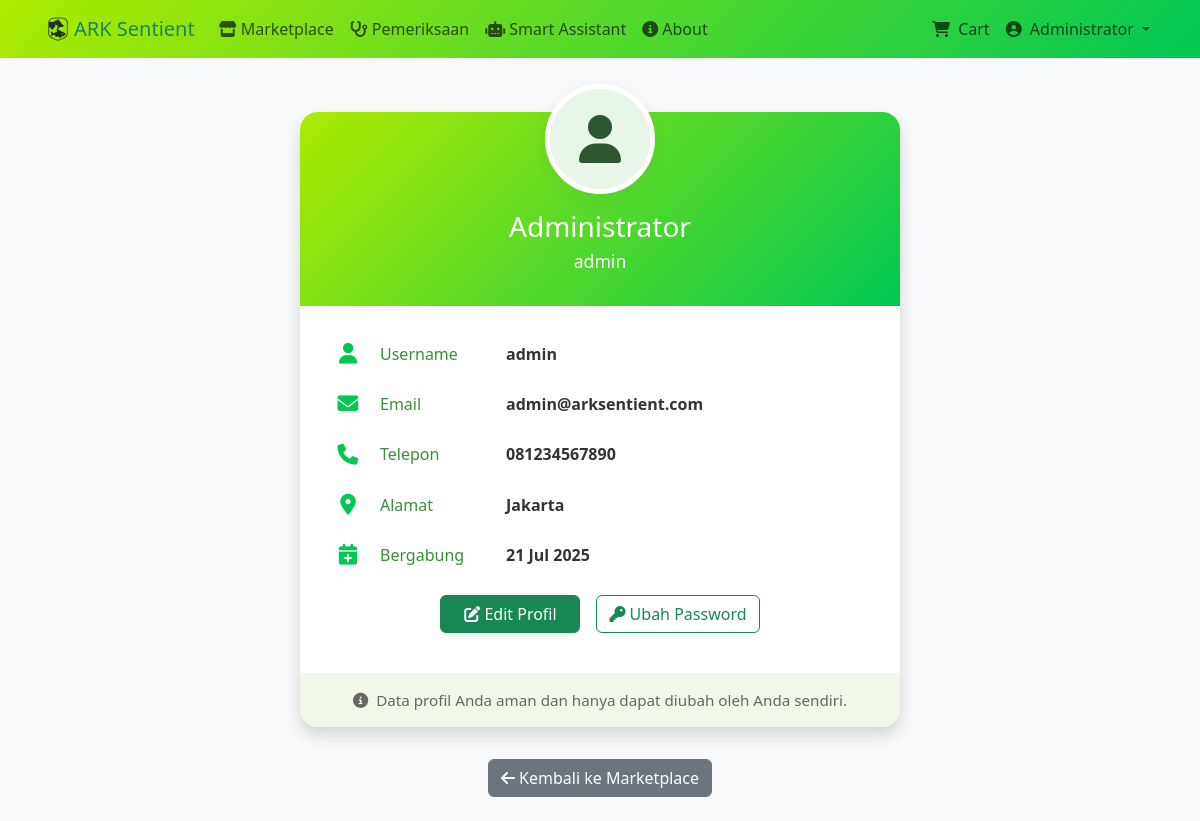
Screenshot of /Views/profile.php (signed in) with the database file from the repository.
### tables this page shows
CREATE TABLE `users` (
  `id` int(11) NOT NULL,
  `username` varchar(50) NOT NULL,
  `email` varchar(100) NOT NULL,
  `password` varchar(255) NOT NULL,
  `full_name` varchar(100) NOT NULL,
  `phone` varchar(20) DEFAULT NULL,
  `address` text DEFAULT NULL,
  `role` enum('customer','farmer','admin') DEFAULT 'customer',
  `created_at` timestamp NOT NULL DEFAULT current_timestamp(),
  `updated_at` timestamp NOT NULL DEFAULT current_timestamp() ON UPDATE current_timestamp()
);

### Views/profile.php (the view, shortened to what this page needs)
<?php
require_once '../Config/config.php';
$stmt = $conn->prepare("SELECT * FROM users WHERE id = ?");
$stmt->execute([$_SESSION['user_id']]);
$user = $stmt->fetch(PDO::FETCH_ASSOC);
?>
<!DOCTYPE html>
<html lang="id">
<head>
    <link href="https://cdn.jsdelivr.net/npm/bootstrap@5.3.0/dist/css/bootstrap.min.css" rel="stylesheet">
    <link href="https://cdnjs.cloudflare.com/ajax/libs/font-awesome/6.4.0/css/all.min.css" rel="stylesheet">
</head>
<body>
    <nav class="navbar navbar-expand-lg fixed-top" style="background: linear-gradient(135deg, #AEEA00 0%, #00C853 100%);">
        <div class="container">
            <a class="navbar-brand text-success d-flex align-items-center" href="home.php">
                <img src="../asset/img/Logo.png" alt="Logo" style="height:32px;width:auto;">
                ARK Sentient
            </a>
            <div class="collapse navbar-collapse" id="navbarNav">
                <ul class="navbar-nav me-auto">
                    <li class="nav-item"><a class="nav-link" href="dashboard.php"><i class="fas fa-store me-1"></i>Marketplace</a></li>
                    <li class="nav-item"><a class="nav-link" href="priksaternak.php"><i class="fas fa-stethoscope me-1"></i>Pemeriksaan</a></li>
                    <li class="nav-item"><a class="nav-link" href="smartasis.php"><i class="fas fa-robot me-1"></i>Smart Assistant</a></li>
                    <li class="nav-item"><a class="nav-link" href="about.php"><i class="fas fa-info-circle me-1"></i>About</a></li>
                </ul>
                <ul class="navbar-nav">
                    <li class="nav-item">
                        <a class="nav-link position-relative" href="cart.php" id="navbarCartLink">
                            <i class="fas fa-shopping-cart me-1"></i>
                            Cart
                        </a>
                    </li>
                    <li class="nav-item dropdown">
                        <a class="nav-link dropdown-toggle" href="#" id="navbarDropdown" role="button" data-bs-toggle="dropdown">
                            <i class="fas fa-user-circle me-1"></i>
                            <?php
                            $user_display = isset($_SESSION['full_name']) && $_SESSION['full_name'] !== ''
                                ? htmlspecialchars($_SESSION['full_name'])
                                : (isset($_SESSION['username']) ? htmlspecialchars($_SESSION['username']) : 'User');
                            echo $user_display;
                            ?>
                        </a>
                    </li>
                </ul>
            </div>
        </div>
    </nav>
    <div style="height:80px"></div>
    <div class="profile-card shadow">
        <div class="profile-header">
            <div class="profile-avatar">
                <i class="fas fa-user"></i>
            </div>
            <h3 class="mb-1"><?php echo htmlspecialchars($user['full_name']); ?></h3>
            <div class="mb-2" style="font-size:1.1rem;"><?php echo htmlspecialchars($user['role']); ?></div>
        </div>
        <div class="profile-body">
            <ul class="profile-info-list">
                <li>
                    <span class="icon"><i class="fas fa-user"></i></span>
                    <span class="label">Username</span>
                    <span class="value"><?php echo htmlspecialchars($user['username']); ?></span>
                </li>
                <li>
                    <span class="icon"><i class="fas fa-envelope"></i></span>
                    <span class="label">Email</span>
                    <span class="value"><?php echo htmlspecialchars($user['email']); ?></span>
                </li>
                <li>
                    <span class="icon"><i class="fas fa-phone"></i></span>
                    <span class="label">Telepon</span>
                    <span class="value"><?php echo htmlspecialchars($user['phone'] ?? '-'); ?></span>
                </li>
                <li>
                    <span class="icon"><i class="fas fa-map-marker-alt"></i></span>
                    <span class="label">Alamat</span>
                    <span class="value"><?php echo htmlspecialchars($user['address'] ?? '-'); ?></span>
                </li>
                <li>
                    <span class="icon"><i class="fas fa-calendar-plus"></i></span>
                    <span class="label">Bergabung</span>
                    <span class="value"><?php echo date('d M Y', strtotime($user['created_at'])); ?></span>
                </li>
            </ul>
            <div class="profile-actions">
                <a href="#" class="btn btn-success"><i class="fas fa-edit"></i> Edit Profil</a>
                <a href="#" class="btn btn-outline-success"><i class="fas fa-key"></i> Ubah Password</a>
            </div>
        </div>
        <div class="profile-footer">
            <i class="fas fa-info-circle me-1"></i>
            Data profil Anda aman dan hanya dapat diubah oleh Anda sendiri.
        </div>
    </div>
    <div class="text-center mb-4">
        <a href="dashboard.php" class="btn btn-secondary"><i class="fas fa-arrow-left"></i> Kembali ke Marketplace</a>
    </div>
</body>
</html>

### Views/profile.php (style rules this page uses)
body { background: #f8f9fa; }
.profile-card { max-width: 600px; margin: 2rem auto; border-radius: 18px; box-shadow: 0 4px 24px rgba(44,85,48,0.08); border: none; background: #fff; }
.profile-header { background: linear-gradient(135deg, #AEEA00 0%, #00C853 100%); color: #fff; border-radius: 18px 18px 0 0; padding: 2rem 1.5rem 1.5rem 1.5rem; text-align: center; }
.profile-avatar { width: 110px; height: 110px; border-radius: 50%; background: #e8f5e9; display: flex; align-items: center; justify-content: center; font-size: 3rem; color: #2c5530; margin: -60px auto 1rem auto; box-shadow: 0 4px 16px rgba(44,85,48,0.08); border: 5px solid #fff; }
.profile-body { padding: 2rem 2rem 1.5rem 2rem; }
.profile-info-list { list-style: none; padding: 0; margin: 0 0 1.5rem 0; }
.profile-info-list li { margin-bottom: 1.2rem; display: flex; align-items: center; gap: 1rem; }
.profile-info-list .icon { color: #00C853; font-size: 1.3rem; width: 32px; text-align: center; }
.profile-info-list .label { font-weight: 500; color: #388e3c; min-width: 110px; }
.profile-info-list .value { color: #333; font-weight: 600; }
.profile-actions { display: flex; gap: 1rem; justify-content: center; margin-bottom: 1rem; }
.profile-actions .btn { min-width: 140px; }
.profile-footer { background: #f1f8e9; border-radius: 0 0 18px 18px; padding: 1rem 1.5rem; text-align: center; color: #666; font-size: 0.95rem; }

### rows the page displays
users: full_name "Administrator", role "admin", username "admin", email "admin@arksentient.com", phone "081234567890", address "Jakarta", created_at "21 Jul 2025"

### other values shown
$user_display "Administrator"
